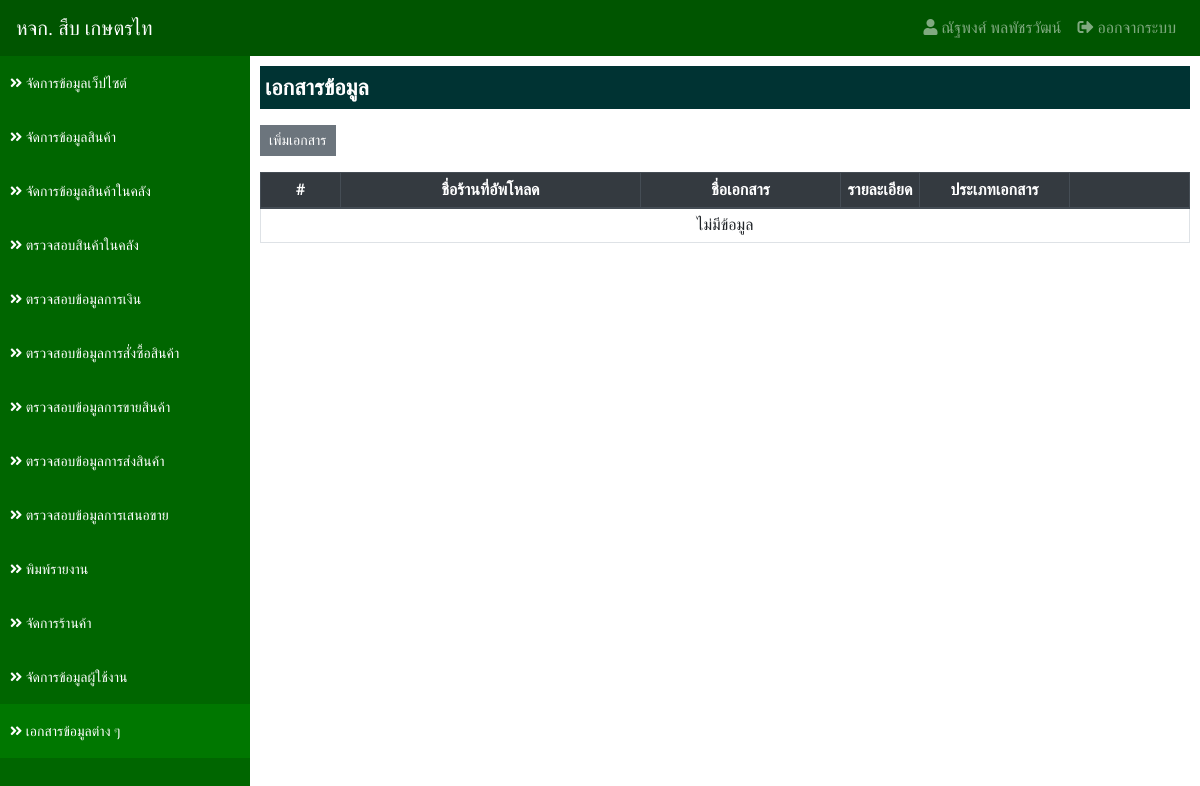
Page /?app=documents&action=document (signed in) on the earlier database version.
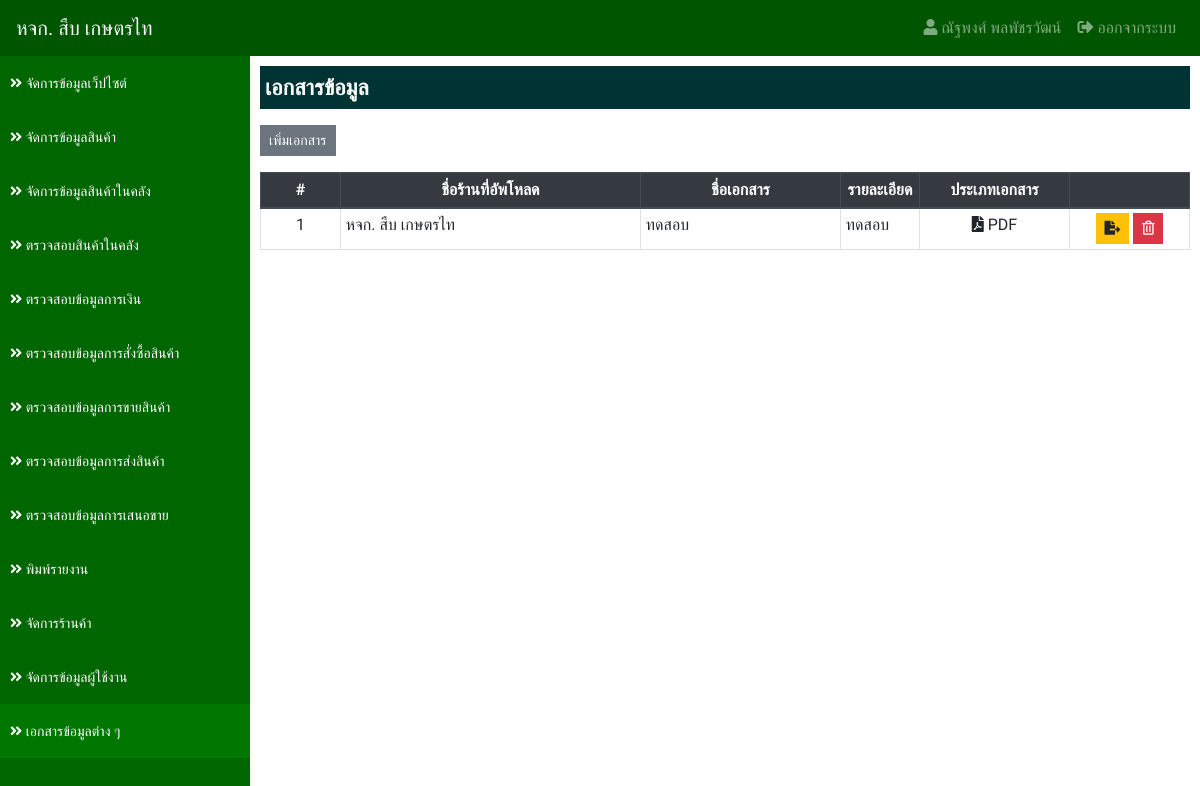
Same page on the later database version.
### tables this page shows
CREATE TABLE `document_tb` (
  `doc_id` int(11) NOT NULL,
  `doc_name` varchar(255) NOT NULL COMMENT 'ชื่อเอกสาร',
  `doc_file` varchar(255) NOT NULL COMMENT 'ชื่อไฟล์',
  `doc_description` text NOT NULL COMMENT 'รายละเอียด',
  `doc_tostore` int(11) NOT NULL COMMENT 'ร้านที่เห็นได้',
  `doc_status` int(1) NOT NULL COMMENT 'สถานะ 1.แสดง 2.ไม่แสดง 3.ลบ',
  `doc_fitby` int(11) NOT NULL COMMENT 'ผู้บันทึก',
  `doc_fitdate` datetime NOT NULL COMMENT 'วันที่บันทึก'
);

CREATE TABLE `store_tb` (
  `store_id` int(11) NOT NULL,
  `store_name` varchar(255) NOT NULL COMMENT 'ชื่อร้าน',
  `store_address` varchar(255) NOT NULL COMMENT 'ที่อยู่',
  `store_phone` varchar(100) NOT NULL COMMENT 'เบอร์โทรศัพท์',
  `store_tax` varchar(100) NOT NULL COMMENT 'เลขประจำตัวผู้เสียภาษี',
  `store_type` int(1) NOT NULL COMMENT 'ประเภทร้าน 1.เจ้าของร้าน 2.ร้านซื้อสินค้า 3.ร้านขายสินค้า',
  `store_status` int(1) NOT NULL COMMENT 'สถานะ 1.ใช้งาน 2.ปิดการใช้งาน 3.ลบ'
);

### applications/connect_db.php (called while the page is built, shortened)
<?php
    $serveName      = "localhost";
    $userConect     = "root";
    $passConnect    = "";
    $DB             = "sub_data";
    $conn           = new mysqli($serveName, $userConect, $passConnect, $DB);
    $conn->set_charset("utf8");
    function select_db($sql) {
        Global $conn;
        return $conn->query($sql);
    }
?>

### applications/documents/document.php (the view, shortened to what this page needs)
<?php
    $where = "";
    $result = select_db("
        SELECT
            *
        FROM
            document_tb
        INNER JOIN user_tb ON document_tb.doc_fitby = user_tb.user_id
        INNER JOIN store_tb ON user_tb.user_store = store_tb.store_id
        WHERE
            $where
            doc_status = '1'
    ");
?>
<div class="detail">
    <p class="title">เอกสารข้อมูล</p>
    <a href="?app=documents&action=documents_add" class="btn btn-sm btn-secondary mb-3">เพิ่มเอกสาร</a>
    <table class="table table-bordered table-hover table-sm">
        <thead class="thead-dark">
            <tr>
                <th class="text-center" style="width: 80px">#</th>
                <th class="text-center" style="width: 300px">ชื่อร้านที่อัพโหลด</th>
                <th class="text-center" style="width: 200px">ชื่อเอกสาร</th>
                <th class="text-center">รายละเอียด</th>
                <th class="text-center" style="width: 150px">ประเภทเอกสาร</th>
                <th style="width: 120px"></th>
            </tr>
        </thead>
        <tbody>
        <?php
            if ($result->num_rows > 0) {
            $i = 1;
            while($row = $result->fetch_assoc()) {
                $fileType = strtolower(pathinfo("./uploads/".$row['doc_file'],PATHINFO_EXTENSION));
            ?>
            <tr>
                <td class="text-center"><?=$i?></td>
                <td><?=$row['store_name']?></td>
                <td><?=$row['doc_name']?></td>
                <td><?=$row['doc_description']?></td>
                <td class="text-center">
                    <?php if ($fileType == "docx") {?>
                    <i class="far fa-file-word"></i> Word
                    <?php } elseif ($fileType == "pdf") { ?>
                    <i class="fas fa-file-pdf"></i> PDF
                    <?php } elseif ($fileType == "xlsx") { ?>
                    <i class="fas fa-file-excel"></i> Excel
                    <?php } else { ?>
                    <i class="far fa-image"></i> รูปภาพ
                    <?php }  ?>
                </td>
                <td class="text-center">
                    <a href="./uploads/<?=$row['doc_file']?>" download="<?=$row['doc_name']?>" class="btn btn-warning btn-sm" title="ดาวน์โหลด"><i class="fas fa-file-export"></i></a>
                    <a href="?app=documents&action=documents_delete&id=<?=$row['doc_id']?>" title="ลบข้อมูล" class="btn btn-danger btn-sm" onclick="return confirm('ยืนยันการลบข้อมูล');"><i class="far fa-trash-alt"></i></a>
                </td>
            </tr>
        <?php $i++;}} else { ?>
            <tr>
                <td class="text-center" colspan="6">ไม่มีข้อมูล</td>
            </tr>
        <?php } ?>
        </tbody>
    </table>
</div>

Differences in the rows shown:
added document_tb: store_tb.store_name "หจก. สืบ เกษตรไท", doc_name "ทดสอบ", doc_description "ทดสอบ", shows "PDF"
Other differences:
text no longer shown: "ไม่มีข้อมูล"
